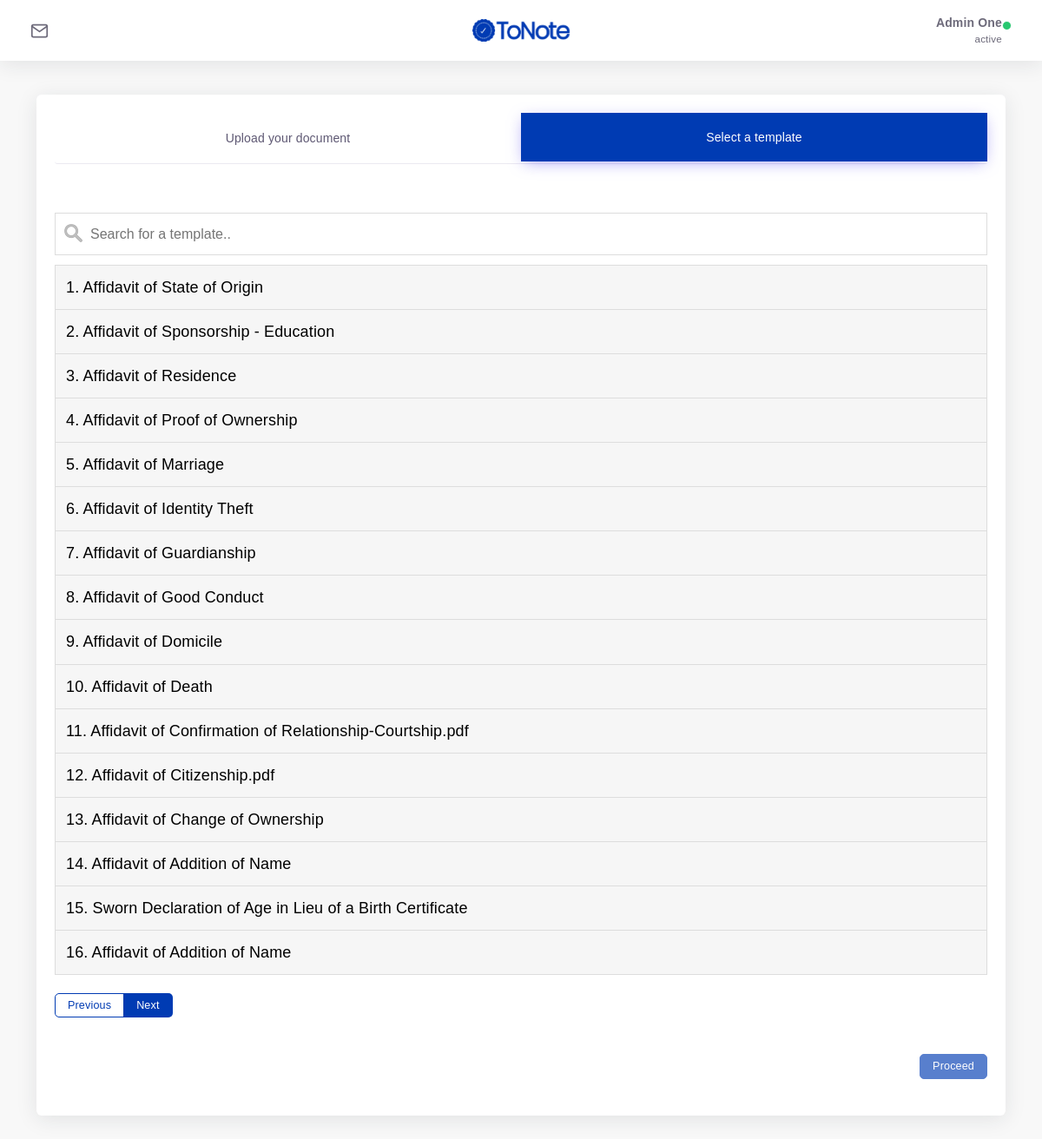
Screenshot of /templates/index.php?req_type=1 (signed in) with the database file from the repository.
### tables this page shows
CREATE TABLE `templates` (
  `id` int(11) NOT NULL,
  `document_id` varchar(50) NOT NULL,
  `title` varchar(100) NOT NULL,
  `filename` varchar(100) NOT NULL,
  `created_at` varchar(50) NOT NULL,
  `created_by` varchar(50) NOT NULL,
  `deleted` varchar(50) NOT NULL
);

### private/functions.php (called while the page is built, shortened)
<?php
function url_for($script_path) {
  if($script_path[0] != '/') {
    $script_path = "/" . $script_path;
  }
  return WWW_ROOT . $script_path;
}
?>

### private/initialize.php (called while the page is built, shortened)
<?php
  require_once('functions.php');
  $session = new Session;
  $loggedInAdmin = Admin::find_by_email($session->admin);

### private/classes/Session.class.php (called while the page is built, shortened)
<?php
class Session {
  private $client = 'aaj_';
  private function check_stored_login() {
    if(isset($_SESSION[$this->client . 'admin_id'])) {
      if (isset($_SESSION[$this->client . 'client_id'])) {
        $this->client_id = $_SESSION[$this->client . 'client_id'];
        $this->email = $_SESSION[$this->client . 'email'];
      }elseif (isset($_SESSION[$this->client . 'rider_id'])) {
        $this->rider_id = $_SESSION[$this->client . 'rider_id'];
      }else{
        $this->admin = $_SESSION[$this->client . 'email'];
      }
    }
  }
}
?>

### private/classes/Admin.class.php (called while the page is built, shortened)
<?php
class Admin extends DatabaseObject
{
    protected static $table_name = "admin";
    public $first_name;
    public $last_name;
    public function __construct($args=[])
    {
        $this->first_name = $args['first_name'] ?? '';
        $this->last_name = $args['last_name'] ?? '';
    }
    public function full_name()
    {
        return $this->first_name . " " . $this->last_name;
    }
    public static function find_by_email($email)
    {
        $sql = "SELECT * FROM " . static::$table_name . " ";
        $sql .= "WHERE email='" . self::$database->escape_string($email) . "'";
        $obj_array = static::find_by_sql($sql);
        if (!empty($obj_array)) {
            return array_shift($obj_array);
        } else {
            return false;
        }
    }
}

### private/classes/DatabaseObject.class.php (called while the page is built, shortened)
<?php
class DatabaseObject {
  static protected $database;
  static protected $table_name = "";
  static public function set_database($database) {
    self::$database = $database;
  }
  static public function find_by_sql($sql) {
    $result = self::$database->query($sql);
    $object_array = [];
    while($record = $result->fetch_assoc()) {
      $object_array[] = static::instantiate($record);
    }
    return $object_array;
  }
  static protected function instantiate($record) {
    $object = new static;
    foreach($record as $property => $value) {
      if(property_exists($object, $property)) {
        $object->$property = $value;
      }
    }
    return $object;
  }
    static public function find_by_undeleted($options=[]) {
        $order = $options['order'] ?? '';
        $sql = "SELECT * FROM " . static::$table_name . " ";
        $sql .= " WHERE (deleted IS NULL OR deleted = 0 OR deleted = '') ";
        if ($order) {
          $sql .= " ORDER BY id " . self::$database->escape_string($order) . " ";
        }else{
          $sql .= " ORDER BY id DESC ";
        }
        return static::find_by_sql($sql);
    }
}
?>

### templates/index.php (the view, shortened to what this page needs)
<?php
    require_once('../private/initialize.php');
$page = 'Document';
$req_type = $_GET['req_type'] ?? 1;
$affidavit = Template::find_by_undeleted();
include(SHARED_PATH . '/header.php');
?>
<section class="container-fluid">
    <div class="card ">
        <?php if($req_type == 1): ?>
        <div class=" card-body">
            <ul class="nav nav-pills bg-nav-pills nav-justified border-bottom">
                <li class="nav-item">
                    <a href="<?php echo url_for('document-edit/index.php?req_type=1') ?>"
                        class="nav-link rounded-0  py-2">
                        <span class="d-none d-md-block">Upload your document</span>
                    </a>
                </li>
                <li class="nav-item">
                    <a href="#profile1" data-bs-toggle="tab" aria-expanded="true"
                        class="nav-link rounded-0 active py-2">
                        <span class="d-none d-md-block">Select a template</span>
                    </a>
                </li>
            </ul>
        </div>
        <?php endif; ?>
        <div class=" card-body">
            <input type="text" id="myInput" onkeyup="myFunction()" placeholder="Search for a template..">
            <ul id="myUL">
                <?php $sn = 1; foreach($affidavit as $value) {
                 ?>
                <li class="list"><a
                        href="<?php echo url_for('document-edit/prepare.php?document_id='.$value->document_id.'&type=2') ?>"><?php echo $sn++ .". ". $value->title ?></a>
                </li>
                <?php } ?>
            </ul>
            <div class="ctrl-nav d-flex justify-content-start pt-2">
                <div class="btn-group">
                    <a href="#" class="btn btn-sm btn-outline-primary" id="prev">Previous</a>
                    <a href="#" class="btn btn-sm btn-primary" id="next">Next</a>
                </div>
            </div>
        </div>
        <div class=" card mb-2 p-2">
            <div class="clearfix ">
                <div class="btn btn-primary btn-sm float-end mr-2 disabled" style="cursor: pointer;" id="proceedbtn">
                    <a href="" class="text-white" id="proceed">Proceed</a>
                </div>
            </div>
        </div>
</section>
<?php   include(SHARED_PATH . '/footer.php'); ?>

### private/shared/header.php (shortened to what this page needs)
<html class="loading" lang="en" data-textdirection="ltr">
<head>
    <link href="css/css219a5.css?family=Montserrat:ital,wght@0,300;0,400;0,500;0,600;1,400;1,500;1,600"
        rel="stylesheet">
    <link rel="stylesheet" type="text/css" href="<?php echo url_for('assets/css/vendors.min.css') ?>">
    <link rel="stylesheet" type="text/css" href="<?php echo url_for('assets/css/toastr.min.css') ?>">
    <link rel="stylesheet" type="text/css" href="<?php echo url_for('assets/css/bootstrap.min.css') ?>">
    <link rel="stylesheet" type="text/css" href="<?php echo url_for('assets/css/bootstrap-extended.min.css') ?>">
    <link rel="stylesheet" type="text/css" href="<?php echo url_for('assets/css/colors.min.css') ?>">
    <link rel="stylesheet" type="text/css" href="<?php echo url_for('assets/css/components.min.css') ?>">
    <link rel="stylesheet" type="text/css" href="<?php echo url_for('assets/css/dark-layout.min.css') ?>">
    <link rel="stylesheet" type="text/css" href="<?php echo url_for('assets/css/bordered-layout.min.css') ?>">
    <link rel="stylesheet" type="text/css" href="<?php echo url_for('assets/css/semi-dark-layout.min.css') ?>">
    <link rel="stylesheet" type="text/css" href="<?php echo url_for('assets/css/horizontal-menu.min.css') ?>">
    <link rel="stylesheet" type="text/css" href="<?php echo url_for('assets/css/dashboard-ecommerce.min.css') ?>">
    <link rel="stylesheet" type="text/css" href="<?php echo url_for('assets/css/ext-component-toastr.min.css') ?>">
    <link rel="stylesheet" type="text/css" href="<?php echo url_for('assets/css/style.css') ?>">
</head>
<body class="horizontal-layout horizontal-menu 1-column navbar-floating footer-static  " data-open="hover"
    data-menu="horizontal-menu" data-col="1-column">
    <nav style="height: 70px"
        class="header-navbar navbar-expand-lg navbar navbar-fixed align-items-center navbar-shadow navbar-brand-center"
        data-nav="brand-center">
        <div class="navbar-header d-xl-block d-none">
            <ul class="nav navbar-nav">
                <li class="nav-item">
                    <a class="navbar-brand" href="<?php echo url_for('dashboard/') ?>">
                        <img src="<?php echo url_for('assets/images/logo-dark.png') ?>" alt="" height="26">
                    </a>
                </li>
            </ul>
        </div>
        <div class="navbar-container d-flex content">
            <div class="bookmark-wrapper d-flex align-items-center">
                <ul class="nav navbar-nav bookmark-icons">
                    <li class="nav-item d-none d-lg-block">
                        <a class="nav-link" href="<?php echo url_for('dashboard/') ?>" data-bs-toggle="tooltip"
                            data-bs-placement="bottom" title="Documents">
                            <i class="ficon" data-feather="mail"></i>
                        </a>
                    </li>
                </ul>
            </div>
            <ul class="nav navbar-nav align-items-center ms-auto">
                <li class="nav-item dropdown dropdown-user">
                    <a class="nav-link dropdown-toggle dropdown-user-link" id="dropdown-user" href="#"
                        data-bs-toggle="dropdown" aria-haspopup="true" aria-expanded="false">
                        <div class="user-nav d-sm-flex d-none">
                            <span$ class="user-name fw-bolder"><?php echo $loggedInAdmin->full_name(); ?></span$><span
                                class="user-status">active</span>
                        </div>
                        <span class="avatar">
                            <span class="avatar-status-online"></span>
                        </span>
                    </a>
                </li>
            </ul>
        </div>
    </nav>
    <div class="app-content content <?php echo $page == 'Dashboard' ? 'email-application' : '' ?>">
        <div class="content-wrapper container-xxl p-0">
            <div class="content-body">

### private/shared/footer.php (shortened to what this page needs)
</div>
</div>
</div>
</body>
</html>

### templates/index.php (style rules this page uses)
#myInput { background-image: url('../assets/images/searchicon.png'); background-position: 10px 12px; background-repeat: no-repeat; width: 100%; font-size: 16px; padding: 12px 20px 12px 40px; border: 1px solid #ddd; margin-bottom: 12px; }
#myUL { list-style-type: none; padding: 0; margin: 0; }
#myUL li a { border: 1px solid #ddd; margin-top: -1px; background-color: #f6f6f6; padding: 12px; text-decoration: none; font-size: 18px; color: black; display: block; }

### rows the page displays
templates: title "Affidavit of State of Origin"
templates: title "Affidavit of Sponsorship - Education"
templates: title "Affidavit of Residence"
templates: title "Affidavit of Proof of Ownership"
templates: title "Affidavit of Marriage"
templates: title "Affidavit of Identity Theft"
templates: title "Affidavit of Guardianship"
templates: title "Affidavit of Good Conduct"
templates: title "Affidavit of Domicile"
templates: title "Affidavit of Death"
templates: title "Affidavit of Confirmation of Relationship-Courtship.pdf"
templates: title "Affidavit of Citizenship.pdf"
templates: title "Affidavit of Change of Ownership"
templates: title "Affidavit of Addition of Name"
templates: title "Sworn Declaration of Age in Lieu of a Birth Certificate"
templates: title "Affidavit of Addition of Name"

### other values shown
$loggedInAdmin->full_name() "Admin One"
